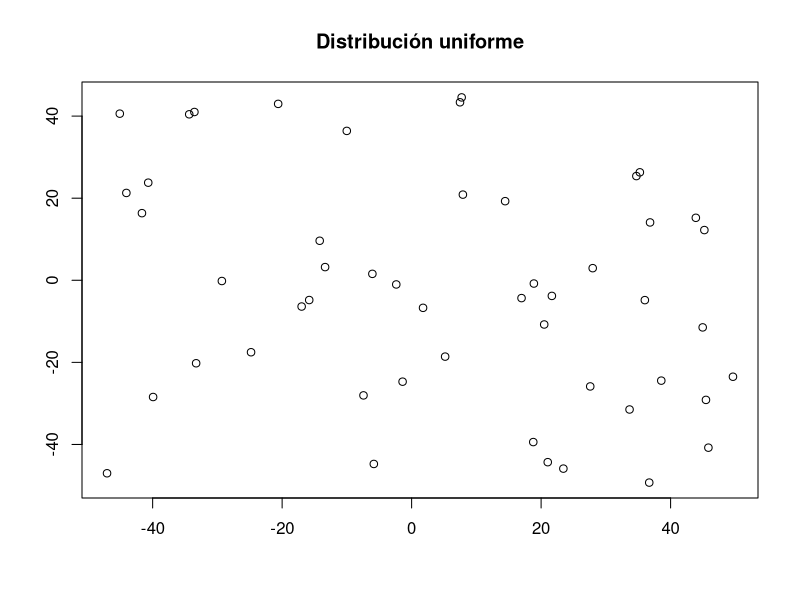
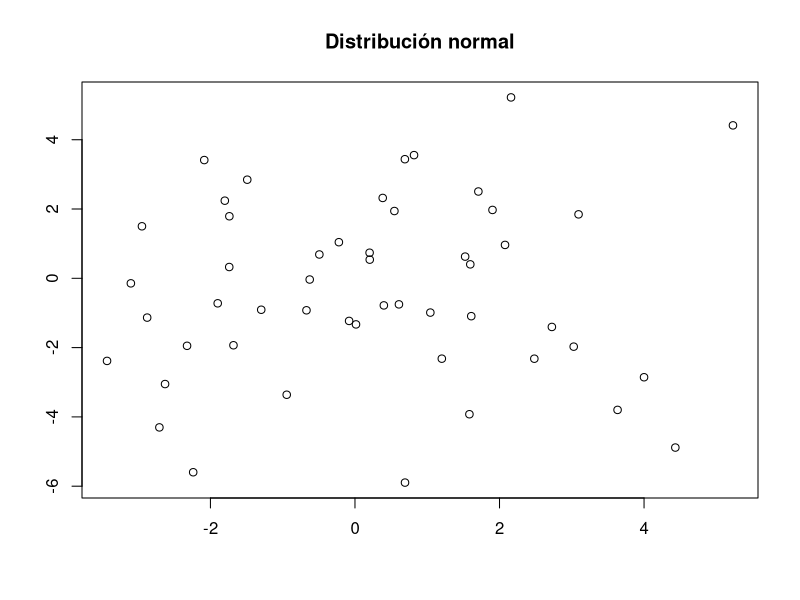
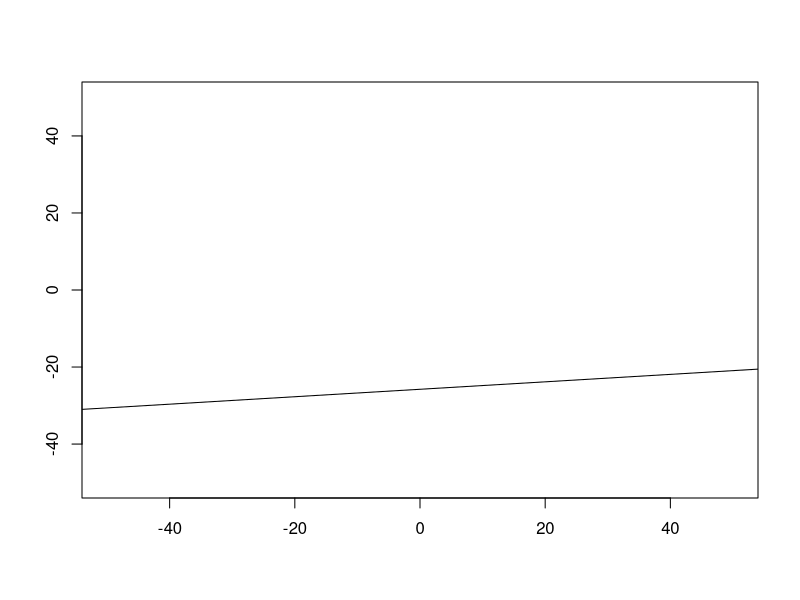
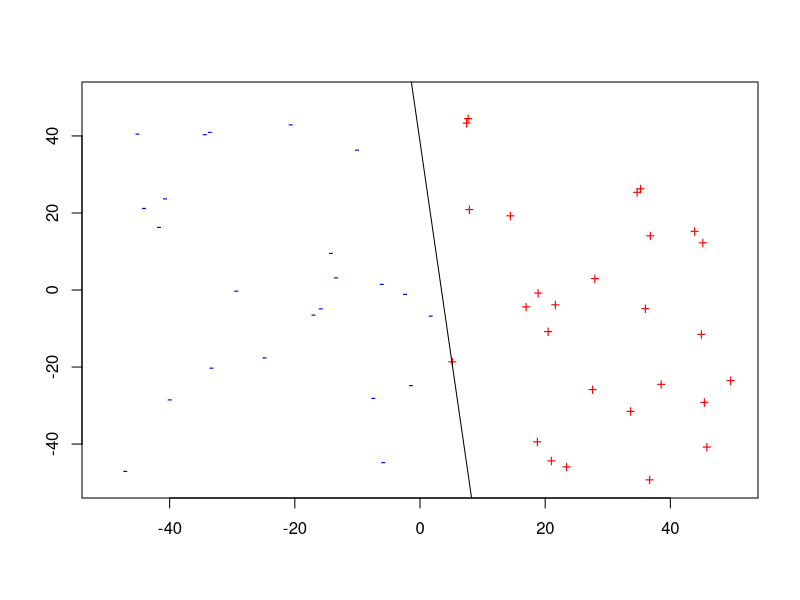
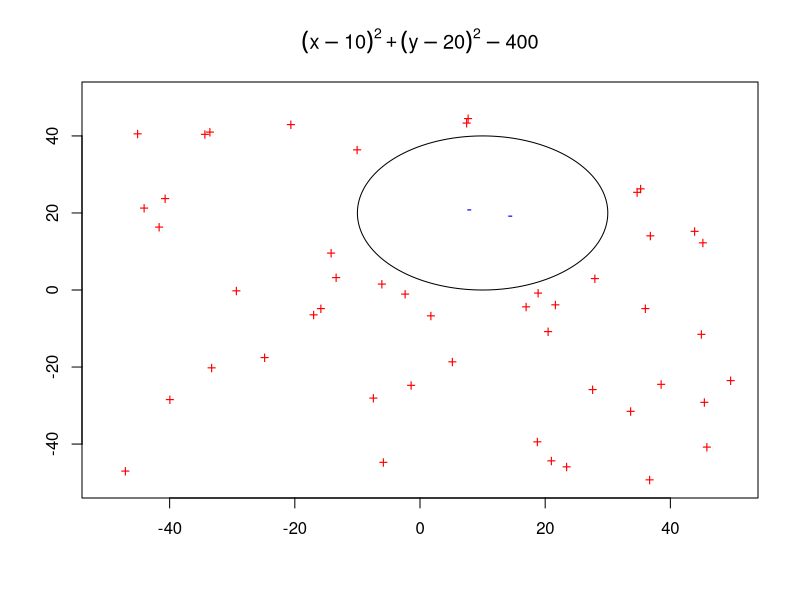
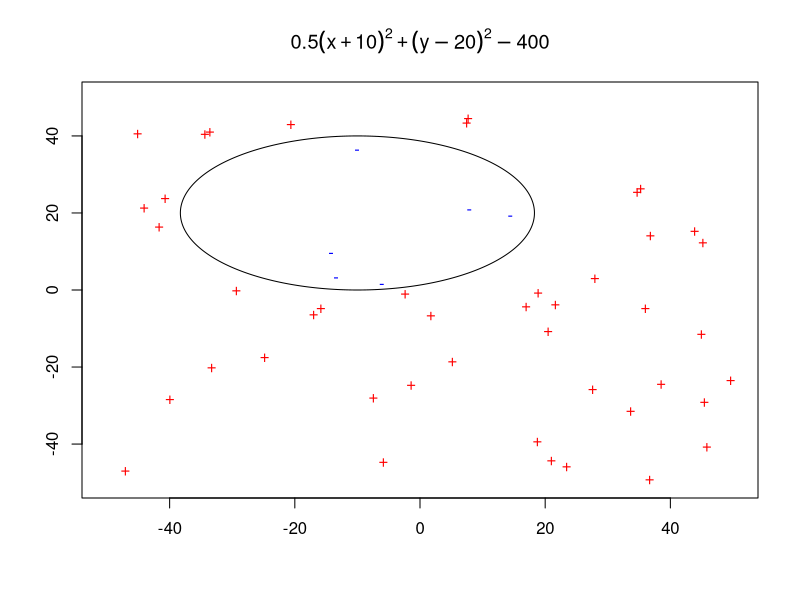
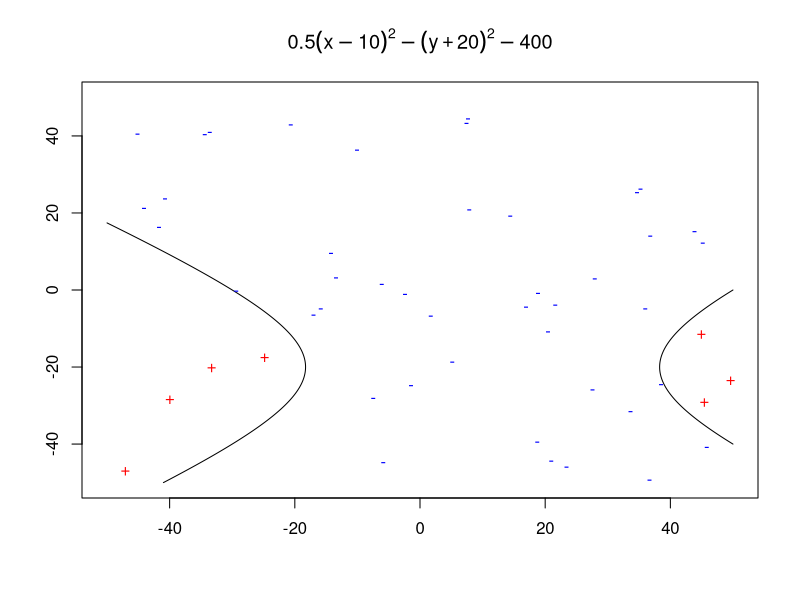

Generate these figures, in order, with R:
## ---- chunk 1
simula_unif <- function(N, dim, rango){
  res <- data.frame(matrix(nrow = N, ncol = dim))

  for(i in 1:N){
    res[i,] <- runif(dim, rango[1], rango[length(rango)])
  }
  
  names(res) <- c("X", "Y")

  return(res)
}
## ---- chunk 2
simula_gauss <- function(N, dim, sigma){
  res <- data.frame(matrix(nrow = N, ncol = dim))

  for(i in 1:N){
    res[i,] <- rnorm(dim, sd = sqrt(sigma))
  }
  
  names(res) <- c("X", "Y")

  return(res)
}
## ---- chunk 3
muestra.uniforme <- simula_unif(50, 2, -50:50)
muestra.gaussiana <- simula_gauss(50, 2, 5:7)
## ---- chunk 4
plot(muestra.uniforme, main = "Distribución uniforme", xlab = "", ylab = "")
## ---- chunk 5
plot(muestra.gaussiana, main = "Distribución normal", xlab = "", ylab = "")
## ---- chunk 6
simulaRecta <- function(intervalo){
  A <- runif(2, intervalo[1], intervalo[length(intervalo)])
  B <- runif(2, intervalo[1], intervalo[length(intervalo)])
  
  m <- (A[2] - B[2]) / (A[1] - B[1])
  b <- A[2] - m * A[1]
  
  return(c(b,m))
}


## ---- chunk 7
rectaPrueba <- simulaRecta(-50:50)

plot(1, type="n", xlab="", ylab="", xlim=c(-50, 50), ylim=c(-50, 50))
abline(coef = rectaPrueba)
## ---- chunk 8
rectaClasificacion <- simulaRecta(-50:50)

plot(1, type="n", xlab="", ylab="", xlim=c(-50, 50), ylim=c(-50, 50))

points(subset(muestra.uniforme, Y - rectaClasificacion[2]*X - rectaClasificacion[1] > 0 ), 
       pch = "+", col = "red")
points(subset(muestra.uniforme, Y - rectaClasificacion[2]*X - rectaClasificacion[1] <= 0 ), 
       pch = "-", col = "blue")

abline(coef = rectaClasificacion)
## ---- chunk 9

f <- function(x,y) {(x-10)^2 + (y-20)^2 - 400}

x <- seq(-50,50,length=1000)
y <- seq(-50,50,length=1000)
z <- outer(x,y,f)

contour(x,y,z,levels=0,drawlabels=FALSE, main=expression((x-10)^2 + (y-20)^2 - 400), xlab="", ylab="", xlim=c(-50, 50), ylim=c(-50, 50))

# plot(1, type="n", xlab="", ylab="", xlim=c(-50, 50), ylim=c(-50, 50))

points(subset(muestra.uniforme, f(X,Y) > 0 ), 
       pch = "+", col = "red")
points(subset(muestra.uniforme, f(X,Y) <= 0 ), 
       pch = "-", col = "blue")

## ---- chunk 10

f <- function(x,y) {0.5*(x+10)^2 + (y-20)^2 - 400}

x <- seq(-50,50,length=1000)
y <- seq(-50,50,length=1000)
z <- outer(x,y,f)

contour(x,y,z,levels=0,drawlabels=FALSE, main=expression(0.5*(x+10)^2 + (y-20)^2 - 400), xlab="", ylab="", xlim=c(-50, 50), ylim=c(-50, 50))

# plot(1, type="n", xlab="", ylab="", xlim=c(-50, 50), ylim=c(-50, 50))

points(subset(muestra.uniforme, f(X,Y) > 0 ), 
       pch = "+", col = "red")
points(subset(muestra.uniforme, f(X,Y) <= 0 ), 
       pch = "-", col = "blue")

## ---- chunk 11

f <- function(x,y) {0.5*(x-10)^2 - (y+20)^2 - 400}

x <- seq(-50,50,length=1000)
y <- seq(-50,50,length=1000)
z <- outer(x,y,f)

contour(x,y,z,levels=0,drawlabels=FALSE, main=expression(0.5*(x-10)^2 - (y+20)^2 - 400), xlab="", ylab="", xlim=c(-50, 50), ylim=c(-50, 50))

# plot(1, type="n", xlab="", ylab="", xlim=c(-50, 50), ylim=c(-50, 50))

points(subset(muestra.uniforme, f(X,Y) > 0 ), 
       pch = "+", col = "red")
points(subset(muestra.uniforme, f(X,Y) <= 0 ), 
       pch = "-", col = "blue")
